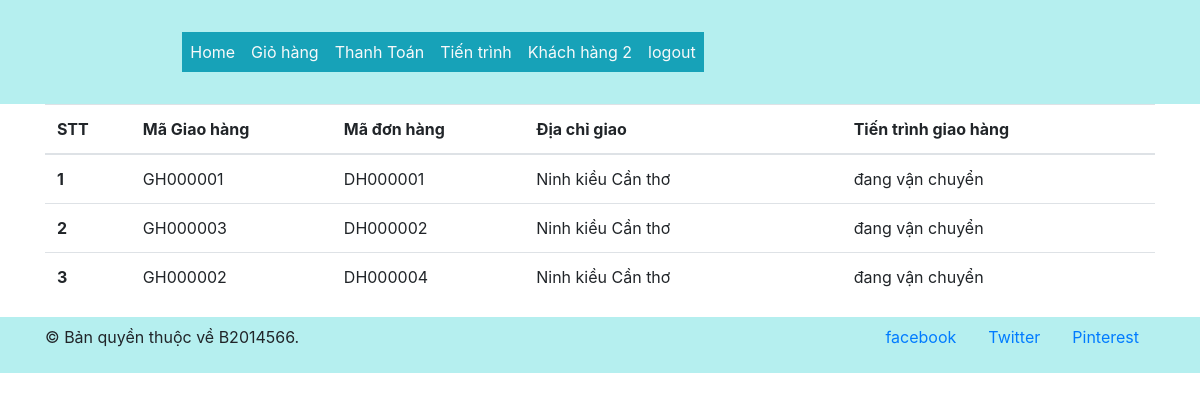
Screenshot of /index.php?act=Tientrinh (signed in) with the database file from the repository.
### tables this page shows
create table donhang (
	sodonhang char(8) primary key,
    ngaydathang date,
    masanpham CHAR(8),
    makhachhang char(8),
	FOREIGN KEY(makhachhang) REFERENCES khachhang(makhachhang),
	FOREIGN KEY(masanpham) REFERENCES sanpham(masanpham)
);

### xuly/giaohang.php (called while the page is built)
<?php
    $statemet = $conn->prepare("SELECT * FROM banhang.giaohang join banhang.donhang on giaohang.sodonhang = donhang.sodonhang WHERE donhang.makhachhang =:ma ");
    $statemet->bindParam(':ma',$_SESSION['id']);
    $statemet->execute();
    $results = $statemet->fetchALL();
    $i = 0;
?>

### view/Giaohang.php (the view, shortened to what this page needs)
<?php
    if (isset($_SESSION['user'])){
        if ($_SESSION['capdo'] == 1){
            include '../xuly/xulygiaohang.php';
        }else{
            include '../xuly/giaohang.php';
        }
    }else{
        header('Location: index.php?act=homepage');
    }
?>
<div class="container">
    <div class="row">
        <div class="col-12">
            <table class="table table-hover">
                <thead>
                    <tr>
                        <th scope="col">STT</th>
                        <th scope="col-2">Mã Giao hàng</th>
                        <th scope="col">Mã đơn hàng</th>
                        <th scope="col">Địa chỉ giao</th>
                        <th scope="col"></th>
                        <th scope="col"></th>
                        <th scope="col">Tiến trình giao hàng</th>
                        <?php
                            if ($_SESSION['capdo'] == 1){
                                echo '<th scope="col">Xác nhận</th>';
                            }else{
                                echo '<th scope="col"></th>';
                            }
                        ?>
                    </tr>
                </thead>
                <tbody>
                    <?php foreach ( $results as $result ): ?>
                    <tr>
                        <th scope="row"><?= $i=$i+1 ?></th>
                        <td><?= htmlspecialchars($result['magiaohang'])?></td>
                        <td><?= htmlspecialchars($result['sodonhang'])?></td>
                        <td><?= htmlspecialchars($result['diachigiao'])?></td>
                        <td></td>
                        <td></td>
                            <?php
                                if($_SESSION['capdo'] == 1){
                                    echo '<form action="index.php?act=capnhattientrinh" method="post">';
                                    echo '<td>';
                                    echo '<input type="hidden" name="magh" value=';
                                    echo htmlspecialchars($result['magiaohang']);
                                    echo '>';
                                    echo '<select name="tientrinh">';
                                    if ($result['tientrinhgiao'] == 'đang vận chuyển'){
                                        echo '<option value="đang vận chuyển">đang vận chuyển</option>';
                                        echo '<option value="đã giao">đã giao</option>';
                                    }else{
                                        echo '<option value="đã giao">đã giao</option>';
                                        echo '<option value="đang vận chuyển">đang vận chuyển</option>';
                                    }
                                    echo '</select>';
                                    echo '</td>';
                                    echo '<td>';
                                    echo '<button type="submit" name="submit"><i class="fa fa-check"></i></button>';
                                    echo '</td>';
                                    echo '</form>';
                                }else{
                                    echo '<td>';
                                    echo htmlspecialchars($result['tientrinhgiao']);
                                    echo '</td>';
                                }
                            ?>
                        <td></td>
                    </tr>
                    <?php endforeach ?>
                </tbody>
            </table>
        </div>
    </div>
</div>

### rows the page displays
giaohang: magiaohang "GH000001", sodonhang.sodonhang "DH000001", diachigiao "Ninh kiều Cần thơ", tientrinhgiao "đang vận chuyển"
giaohang: i "2", magiaohang "GH000003", sodonhang.sodonhang "DH000002", diachigiao "Ninh kiều Cần thơ", tientrinhgiao "đang vận chuyển"
giaohang: i "3", magiaohang "GH000002", sodonhang.sodonhang "DH000004", diachigiao "Ninh kiều Cần thơ", tientrinhgiao "đang vận chuyển"

### other values shown
$_SESSION['user'] "Khách hàng 2"
